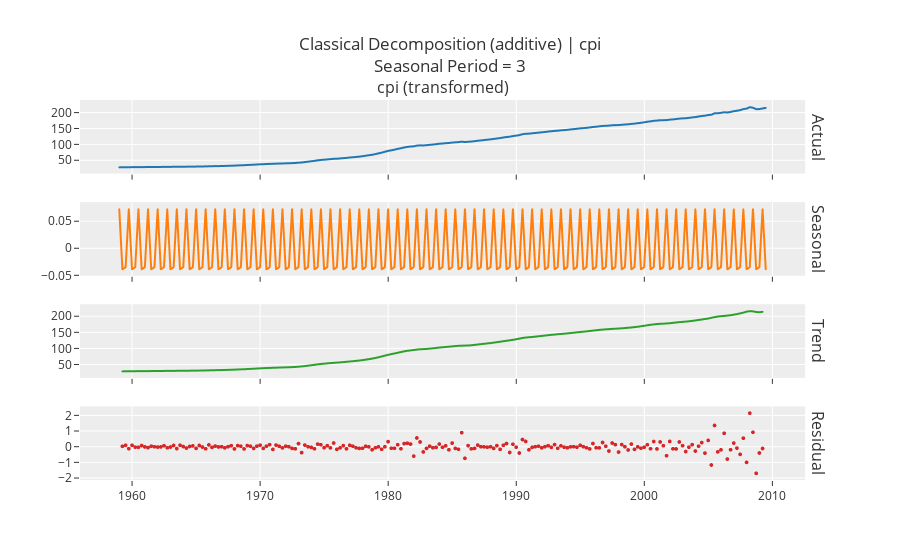

Write notebook code for a chart like this one.
### Code cell
exp.plot_model(plot = 'decomp')

### Figure 1 — Plotly figure (JSON) as saved in the notebook; plotly's stock layout.template omitted (floating-point values rounded to 4 significant figures; data arrays with more than 128 entries replaced by an {"elided": "..."} marker saying what was removed)
{"data": [{"line": {"color": "rgb(31, 119, 180)", "width": 2}, "marker": {"size": 2}, "mode": "lines+markers", "name": "Actual", "type": "scattergl", "x": {"elided": "203 str values"}, "xaxis": "x", "y": {"elided": "203 float values"}, "yaxis": "y"}, {"line": {"color": "rgb(255, 127, 14)", "width": 2}, "marker": {"size": 2}, "mode": "lines+markers", "name": "Seasonal", "type": "scattergl", "x": {"elided": "203 str values"}, "xaxis": "x2", "y": {"elided": "203 float values"}, "yaxis": "y2"}, {"line": {"color": "rgb(44, 160, 44)", "width": 2}, "marker": {"size": 2}, "mode": "lines+markers", "name": "Trend", "type": "scattergl", "x": {"elided": "203 str values"}, "xaxis": "x3", "y": {"elided": "203 float values"}, "yaxis": "y3"}, {"line": {"color": "rgb(214, 39, 40)", "width": 2}, "marker": {"size": 4}, "mode": "markers", "name": "Residuals", "type": "scattergl", "x": {"elided": "203 str values"}, "xaxis": "x4", "y": {"elided": "203 float values"}, "yaxis": "y4"}], "layout": {"annotations": [{"font": {"size": 16}, "showarrow": false, "text": "cpi (transformed)", "x": 0.49, "xanchor": "center", "xref": "paper", "y": 1, "yanchor": "bottom", "yref": "paper"}, {"font": {"size": 16}, "showarrow": false, "text": "Actual", "textangle": 90, "x": 0.98, "xanchor": "left", "xref": "paper", "y": 0.9031, "yanchor": "middle", "yref": "paper"}, {"font": {"size": 16}, "showarrow": false, "text": "Seasonal", "textangle": 90, "x": 0.98, "xanchor": "left", "xref": "paper", "y": 0.6344, "yanchor": "middle", "yref": "paper"}, {"font": {"size": 16}, "showarrow": false, "text": "Trend", "textangle": 90, "x": 0.98, "xanchor": "left", "xref": "paper", "y": 0.3656, "yanchor": "middle", "yref": "paper"}, {"font": {"size": 16}, "showarrow": false, "text": "Residual", "textangle": 90, "x": 0.98, "xanchor": "left", "xref": "paper", "y": 0.09688, "yanchor": "middle", "yref": "paper"}], "showlegend": false, "title": {"text": "Classical Decomposition (additive) | cpi<br>Seasonal Period = 3"}, "xaxis": {"anchor": "y", "domain": [0, 0.98], "matches": "x4", "showticklabels": false}, "xaxis2": {"anchor": "y2", "domain": [0, 0.98], "matches": "x4", "showticklabels": false}, "xaxis3": {"anchor": "y3", "domain": [0, 0.98], "matches": "x4", "showticklabels": false}, "xaxis4": {"anchor": "y4", "domain": [0, 0.98]}, "yaxis": {"anchor": "x", "domain": [0.8063, 1]}, "yaxis2": {"anchor": "x2", "domain": [0.5375, 0.7312]}, "yaxis3": {"anchor": "x3", "domain": [0.2687, 0.4625]}, "yaxis4": {"anchor": "x4", "domain": [0, 0.1938]}}}
